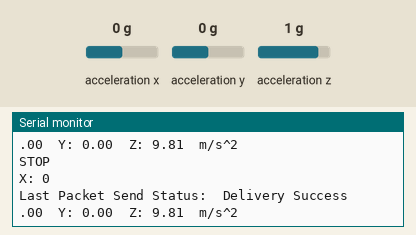
Simulated run of this sketch. Board: ESP32. On the bench: the last lines printed to the serial monitor. The test bench sets the inputs (shaded band); at power-on: acceleration x 0 g, acceleration y 0 g, acceleration z 1 g.

Above: at 1.2 s.
1.3 s: acceleration x set to -1.4 g
At 1.39 s:
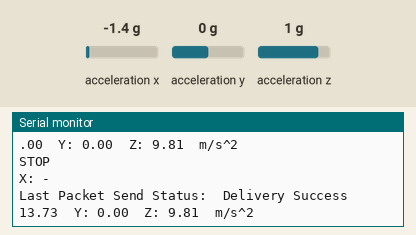
2.9 s: acceleration y set to -1.4 g
At 3.04 s:
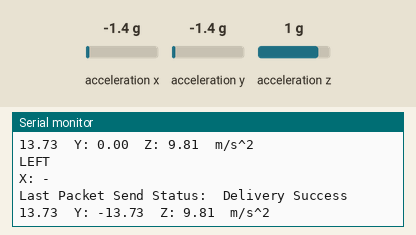
4.6 s: acceleration z set to -0.8 g
At 4.72 s:
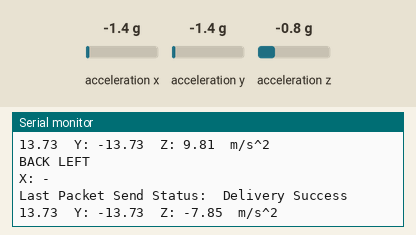
7.6 s: acceleration x set to -0.8 g
At 7.72 s:
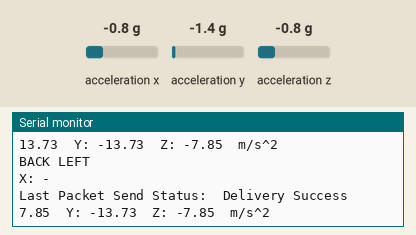
10.6 s: acceleration y set to 0.8 g
At 10.69 s:
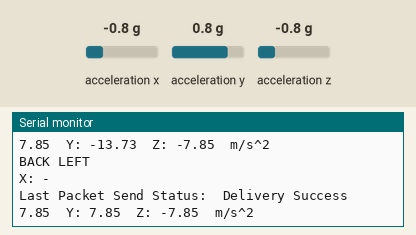
12.2 s: acceleration x set to 0 g
At 12.35 s:
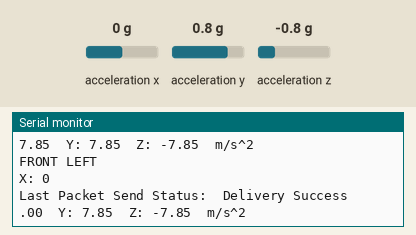
Timing chart, 0 to 14.9 s (numbered marks = the images above; inputs shaded):
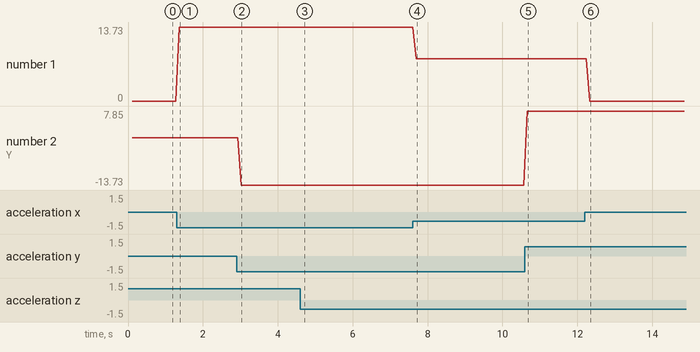

Measured:
- after the input at 1.3 s, the serial monitor: prints a new line at once (image 1)
- after the input at 2.9 s, the serial monitor: prints a new line after 0.12 s (image 2)
- after the input at 4.6 s, the serial monitor: prints a new line after 0.10 s (image 3)
- after the input at 7.6 s, the serial monitor: prints a new line after 0.10 s (image 4)
- after the input at 10.6 s, the serial monitor: prints a new line after 0.07 s (image 5)
- after the input at 12.2 s, the serial monitor: prints a new line after 0.08 s (image 6)
- plotted number 1: 0 → 13.73 after the input at 1.3 s, 13.73 → 7.85 after the input at 7.6 s, 7.85 → 0 after the input at 12.2 s
- plotted number 2: 0 → -13.73 after the input at 2.9 s

The sketch:

Controller_Code.ino
```cpp
#include <Wire.h>
#include <Adafruit_Sensor.h>
#include <Adafruit_ADXL345_U.h>
#include <esp_now.h>
#include <WiFi.h>

uint8_t broadcastAddress[] = {0xC8, 0xF0, 0x9E, 0xF2, 0x73, 0x68};

esp_now_peer_info_t peerInfo;

/* Assign a unique ID to this sensor at the same time */
Adafruit_ADXL345_Unified accel = Adafruit_ADXL345_Unified(12345);

char comm;

void setup(void) {
  Serial.begin(9600);

  accel.begin();

  accel.setRange(ADXL345_RANGE_16_G);

  WiFi.mode(WIFI_STA);

  esp_now_init();

  esp_now_register_send_cb(OnDataSent);

  memcpy(peerInfo.peer_addr, broadcastAddress, 6);
  peerInfo.channel = 0;
  peerInfo.encrypt = false;

  esp_now_add_peer(&peerInfo);
}

void loop(void)
{

  sensors_event_t event;
  accel.getEvent(&event);

  float accelX = event.acceleration.x;
  float accelY = event.acceleration.y;
  float accelZ = event.acceleration.z;

  /* Display the results (acceleration is measured in m/s^2) */
  Serial.print("X: "); Serial.print(event.acceleration.x); Serial.print("  ");
  Serial.print("Y: "); Serial.print(event.acceleration.y); Serial.print("  ");
  Serial.print("Z: "); Serial.print(event.acceleration.z); Serial.print("  ");Serial.println("m/s^2 ");

  if (accelX < 3 && accelX > -3 && accelY < 3 && accelY > -3) {
    Serial.println("STOP");

    comm = 'S';
  }

  else if (accelX > 3 && accelY > 3) {
    Serial.println("FRONT RIGHT");

    comm = 'I';
  }

  else if (accelX < -3 && accelY > 3) {
    Serial.println("FRONT LEFT");

    comm = 'G';
  }

  else if (accelX < -3 && accelY < -3) {
    Serial.println("BACK LEFT");

    comm = 'H';
  }

  else if (accelX > 3 && accelY < -3) {
    Serial.println("BACK RIGHT");

    comm = 'J';
  }

  else if (accelX > 3) {
    Serial.println("RIGHT");

    comm = 'R';
  }

  else if (accelX < -3) {
    Serial.println("LEFT");

    comm = 'L';
  }

  else if (accelY < -3) {
    Serial.println("BACKWARD");

    comm = 'B';
  }

  else if (accelY > 3) {
    Serial.println("FORWARD");

    comm = 'F';
  }

  esp_now_send(broadcastAddress, (uint8_t *) &comm, sizeof(comm));
}

void OnDataSent(const uint8_t *mac_addr, esp_now_send_status_t status) {
  Serial.print("\r\nLast Packet Send Status:\t");
  Serial.println(status == ESP_NOW_SEND_SUCCESS ? "Delivery Success" : "Delivery Fail");
}
```
